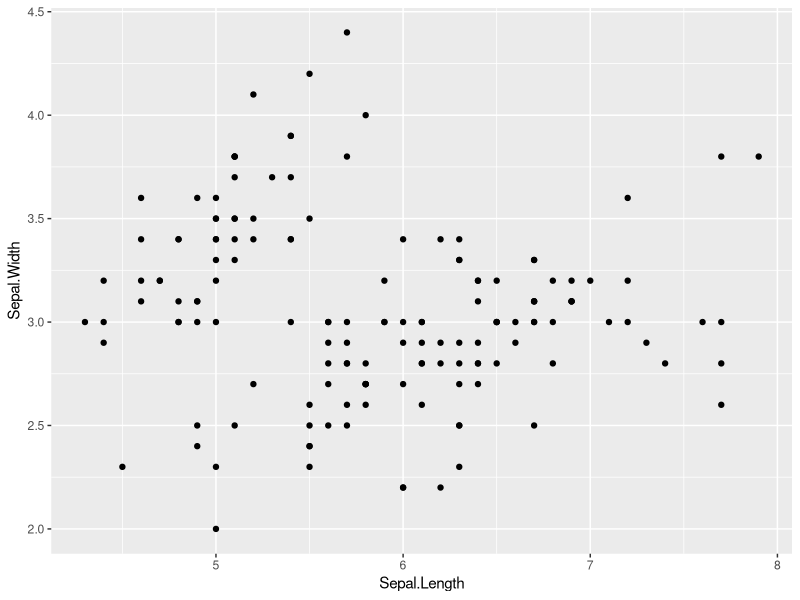
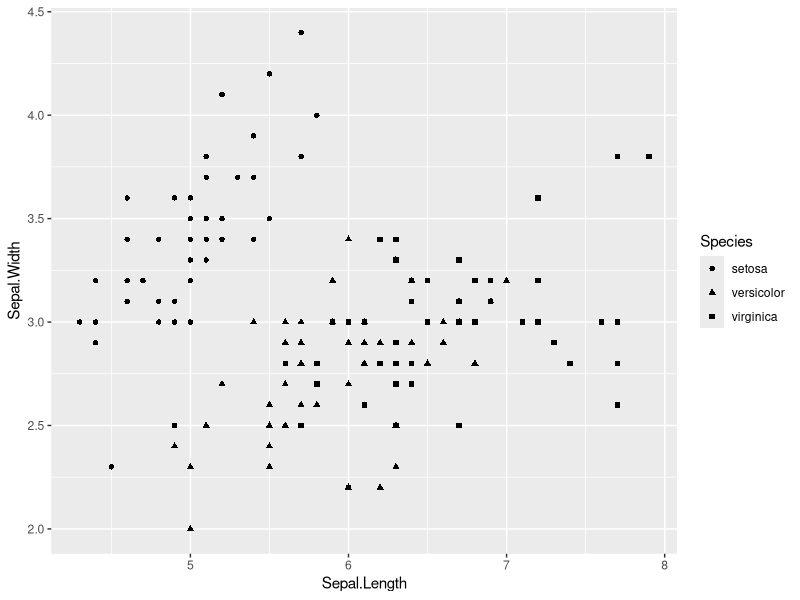
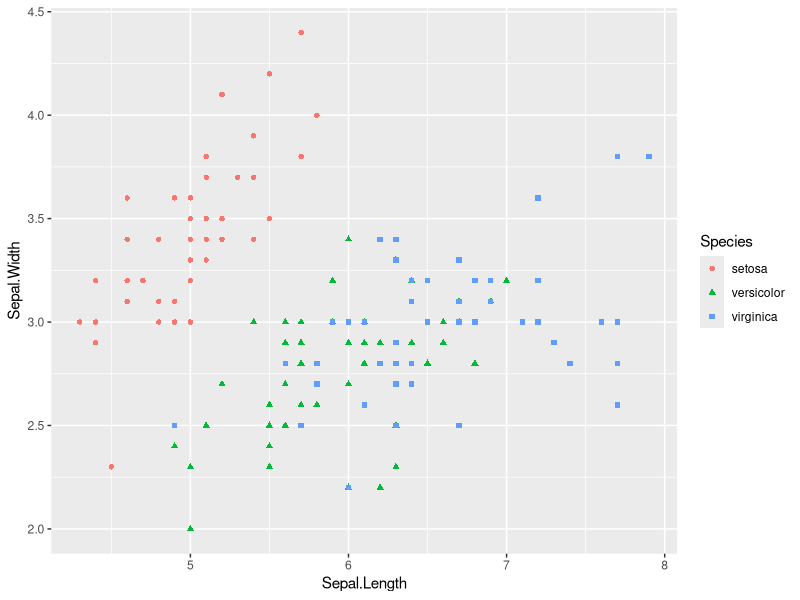
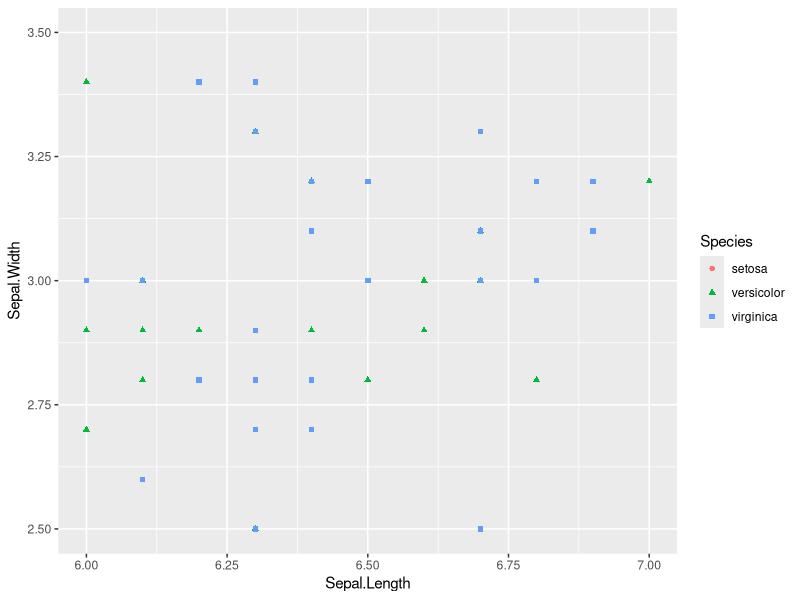
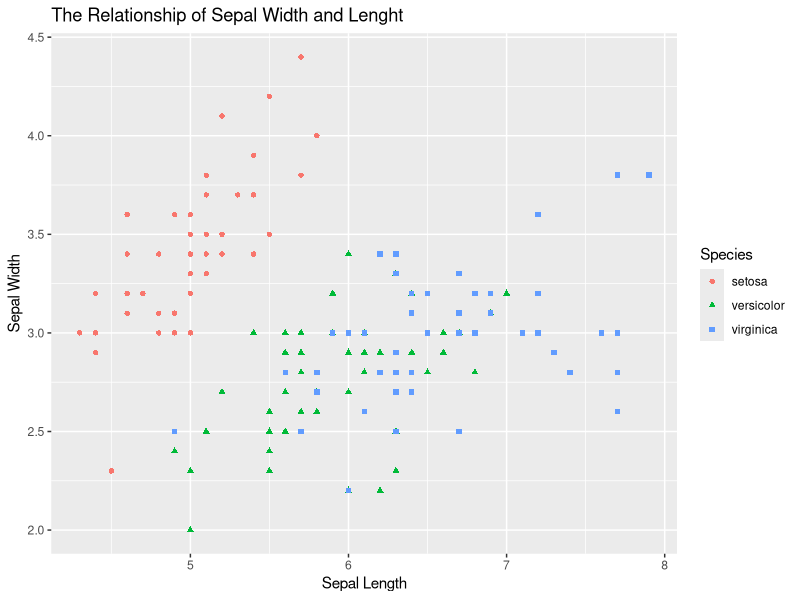
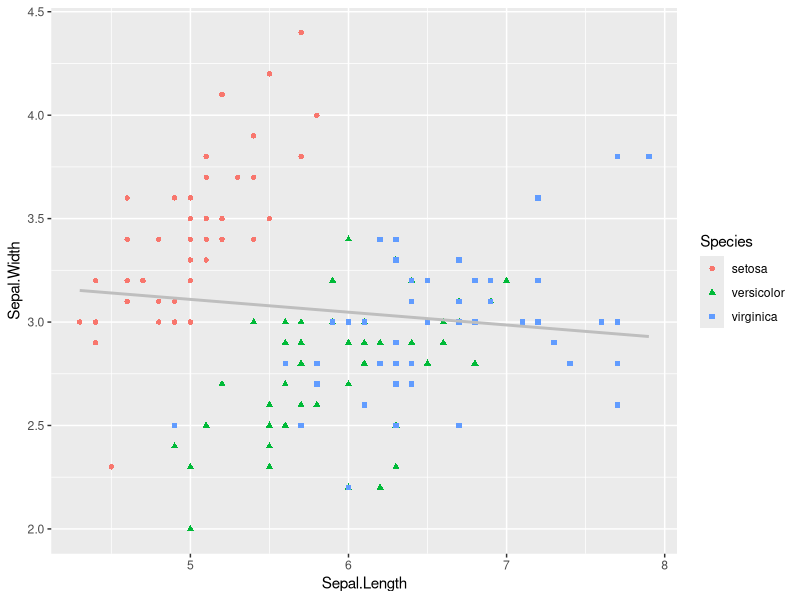
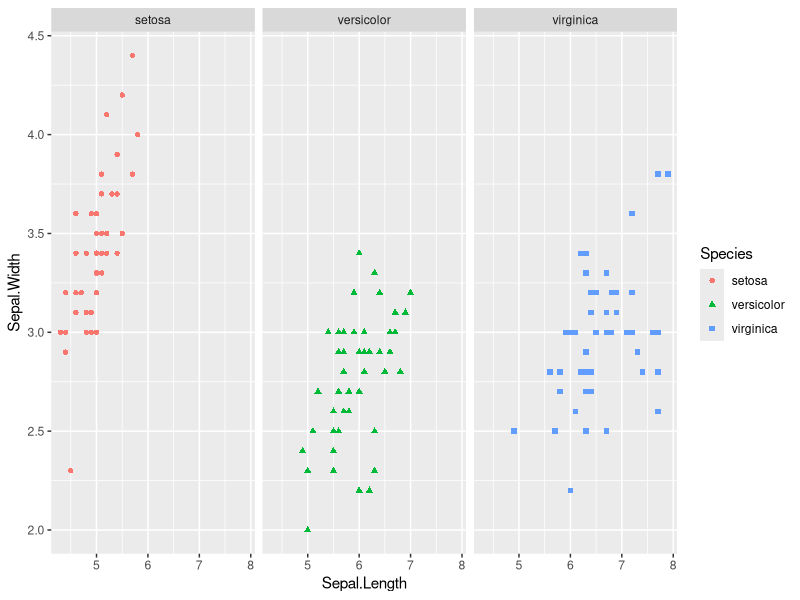
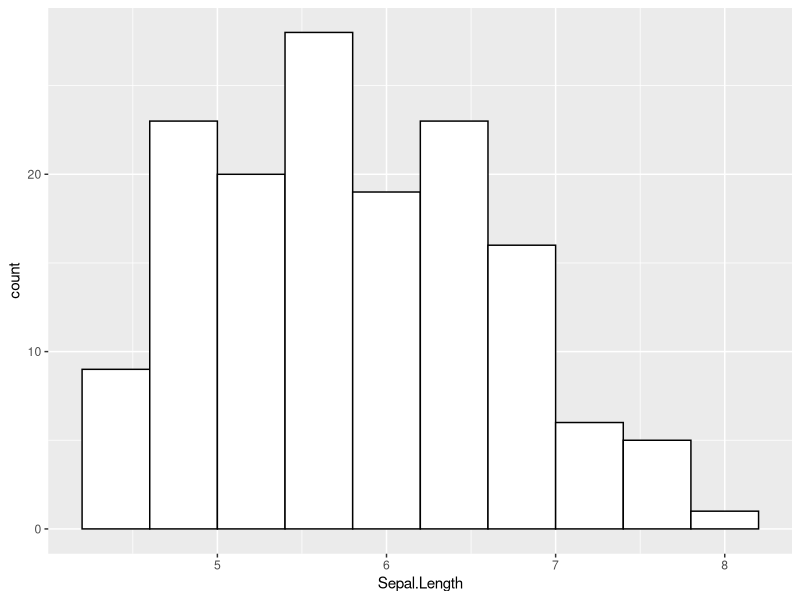

Write R code to recreate these figures, in order.
## ---- chunk 1

options(scipen = 999)

knitr::opts_chunk$set(echo = T,
                      message = F,
                      warning = F,
                      fig.align = 'center',
                      fig.height = 3,
                      fig.width = 5)

## ---- chunk 2

library(kableExtra)
library(bench)
library(tidyverse)

## ---- chunk 3
ourFirstString <- 'Hello World'
## ---- chunk 4
ourFirstString
## ---- chunk 5
(z <- 0:9) # Parentheses will make R print the object
## ---- chunk 6
(digits <- as.character(z))
## ---- chunk 7
(d <- as.integer(digits))
## ---- chunk 8
seq(from=1, to=5, by=1)
## ---- chunk 9
add2 <- function(numbers) {
  return(numbers + 2)
}

add2(1:4)
## ---- chunk 10
countdown <- function(n){
  while (n > 0) {
    print(n)
    n <- n - 1
  }
  print('Blastoff!')
}
## ---- chunk 11
countdown <- function(n){
  for (i in n:1) {
    print(i)
  }
  print('Blastoff!')
}
## ---- chunk 12
arbitraryOperation <- function(number) {
  trasformedNumber <- log(number*0.3 + 1)
  trasformedNumber <- exp(trasformedNumber)
  return(trasformedNumber)
}
## ---- chunk 13
n <- 100
numbers <- seq(0,2,length.out=n)

result <- vector(mode = "list", length = n)
for(i in 1:n){
    result[[i]] = arbitraryOperation(numbers[i])
}
result <- as.numeric(result)

## ---- chunk 14
mark(
  {
    result <- vector(mode = "list", length = n)
    for(i in 1:n){
      result[[i]] = arbitraryOperation(numbers[i])
    }
    result <- as.numeric(result)
  },
  sapply(numbers,arbitraryOperation),
  arbitraryOperation(numbers),
  iterations=100) %>%
  select(expression,median,mem_alloc) %>%
  mutate(expression=c('For Loop','Sapply','Vectorized')) %>%
  kable(col.names = c('Implementation','Median Execution Time','Memory Allocation')) %>%
  kable_styling()
  
## ---- chunk 15
table2
## ---- chunk 16
table2 %>%
  pivot_wider(names_from = 'type', values_from = 'count')
## ---- chunk 17
table4a # cases
table4b # population
## ---- chunk 18
table4a %>%
  pivot_longer(`1999`:`2000`,
               names_to = 'year',values_to = 'cases')
table4b %>%
  pivot_longer(`1999`:`2000`,
               names_to = 'year',values_to = 'population')
## ---- chunk 19
table4 <- table4a %>%
  pivot_longer(`1999`:`2000`,
               names_to = 'year',values_to = 'cases')
table4b %>% 
  pivot_longer(`1999`:`2000`,
               names_to = 'year',values_to = 'population') %>%
  left_join(table4,by=c('country','year'))
## ---- chunk 20
table1 %>%
  mutate(rate = cases/population) %>% # we add a new variables
  relocate(year) %>% # we move year to the first position
  select(country,year,rate) %>% # we keep only year, country, and rate
  arrange(year,country) # we sort by year and country
## ---- chunk 21
head(iris)
## ---- chunk 22
ggplot(data=iris)+ # Notice that we use + and not the pipe %>%
  geom_point(mapping=aes(x=Sepal.Length,y=Sepal.Width))
## ---- chunk 23
ggplot(data=iris) + # Notice that we use + and not the pipe %>%
  geom_point(mapping=aes(x=Sepal.Length,y=Sepal.Width,
                         shape=Species))
## ---- chunk 24
plot <- ggplot(data=iris,
               mapping=aes(x=Sepal.Length,y=Sepal.Width) )+
          geom_point(mapping=aes(shape=Species,color=Species)) 
plot
## ---- chunk 25
plot +
  coord_cartesian(xlim=c(6,7),ylim=c(2.5,3.5))
## ---- chunk 26
plot +
  labs(x='Sepal Length',
       y='Sepal Width',
       title='The Relationship of Sepal Width and Lenght')
## ---- chunk 27
plot +
  geom_smooth(method = 'lm', se = F,color='gray') 
## ---- chunk 28
plot +
  facet_wrap(~Species)
## ---- chunk 29
ggplot(iris) +
  geom_histogram(mapping=aes(x=Sepal.Length),
                 bins = 10,color='black',fill='white')
## ---- chunk 30
plot +
  theme_minimal()
## ---- chunk 31
plot +
  theme_bw()
## ---- chunk 32
plot +
  theme_classic()
